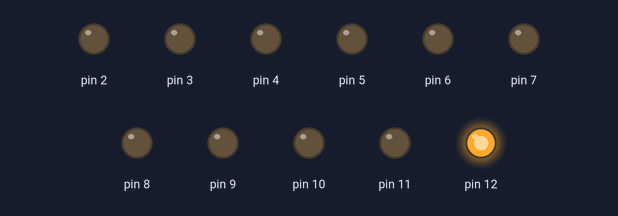
This sketch was run on a simulated Arduino Uno, built with avr-gcc and run on an emulated ATmega328P. Parts: output pins drawn as LEDs (lit = HIGH).

Above: at 0.1 s.
At 4.1 s:
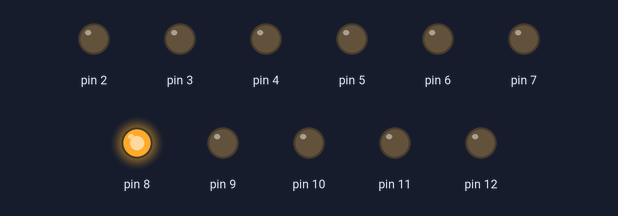
At 9.1 s:
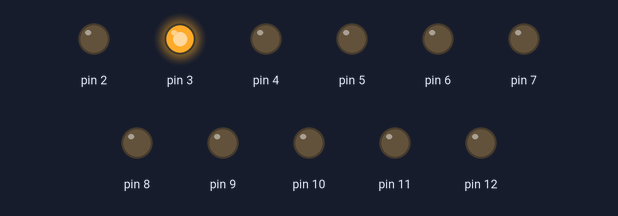
At 19.1 s:
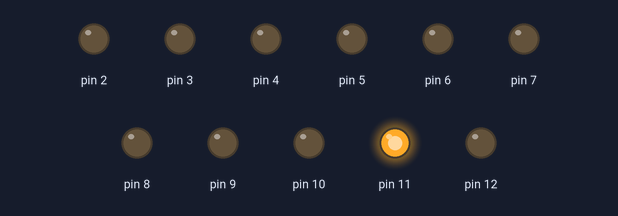
At 30.1 s:
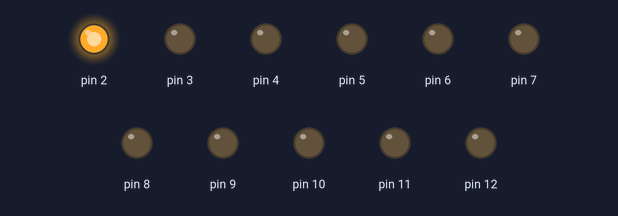
At 39.75 s:
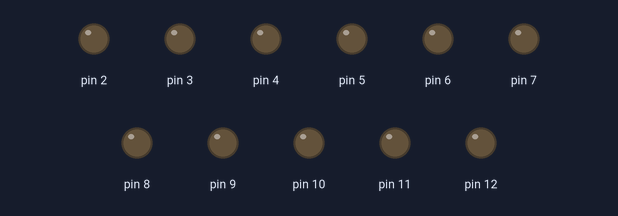
Timing chart, 0 to 40.0 s (numbered marks = the images above):
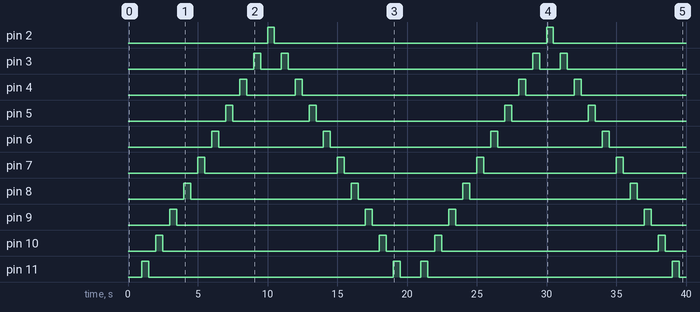

Measured:
- by itself, pin 2, pin 12: alternates HIGH for 0.50 s and LOW for 19.5 s
- by itself, pin 3: LOW → HIGH at 9.0 s, → LOW 0.50 s later, → HIGH 1.5 s later, → LOW 0.50 s later, … (8 changes in this stretch)
- by itself, pin 4: LOW → HIGH at 8.0 s, → LOW 0.50 s later, → HIGH 3.5 s later, → LOW 0.50 s later, … (8 changes in this stretch)
- by itself, pin 5: LOW → HIGH at 7.0 s, → LOW 0.50 s later, → HIGH 5.5 s later, → LOW 0.50 s later, … (8 changes in this stretch)
- by itself, pin 6: LOW → HIGH at 6.0 s, → LOW 0.50 s later, → HIGH 7.5 s later, → LOW 0.50 s later, … (8 changes in this stretch)
- by itself, pin 7: alternates HIGH for 0.50 s and LOW for 9.5 s
- by itself, pin 8: LOW → HIGH at 4.0 s, → LOW 0.50 s later, → HIGH 11.5 s later, → LOW 0.50 s later, … (8 changes in this stretch)
- by itself, pin 9: LOW → HIGH at 3.0 s, → LOW 0.50 s later, → HIGH 13.5 s later, → LOW 0.50 s later, … (8 changes in this stretch)

The sketch:

lab_exercise_1.1.ino
```cpp
// C++ code
//
int LED1 = 2;
int LED2 = 3;
int LED3 = 4;
int LED4 = 5;
int LED5 = 6;
int LED6 = 7;
int LED7 = 8;
int LED8 = 9;
int LED9 = 10;
int LED10 = 11;
int LED11 = 12;


void setup()
{
  pinMode(2, OUTPUT);
  pinMode(3, OUTPUT);
  pinMode(4, OUTPUT);
  pinMode(5, OUTPUT);
  pinMode(6, OUTPUT);
  pinMode(7, OUTPUT);
  pinMode(8, OUTPUT);
  pinMode(9, OUTPUT);
  pinMode(10, OUTPUT);
  pinMode(11, OUTPUT);
  pinMode(12, OUTPUT);

}

void loop()
{

  digitalWrite(12, HIGH);
  delay(500);
  digitalWrite(12, LOW);
  delay(500);
  digitalWrite(11, HIGH);
  delay(500);
  digitalWrite(11, LOW);
  delay(500);
  digitalWrite(10, HIGH);
  delay(500);
  digitalWrite(10, LOW);
  delay(500);
  digitalWrite(9, HIGH);
  delay(500);
  digitalWrite(9, LOW);
  delay(500);
  digitalWrite(8, HIGH);
  delay(500);
  digitalWrite(8, LOW);
  delay(500);
  digitalWrite(7, HIGH);
  delay(500);
  digitalWrite(7, LOW);
  delay(500);
  digitalWrite(6, HIGH);
  delay(500);
  digitalWrite(6, LOW);
  delay(500);
  digitalWrite(5, HIGH);
  delay(500);
  digitalWrite(5, LOW);
  delay(500);
  digitalWrite(4, HIGH);
  delay(500);
  digitalWrite(4, LOW);
  delay(500);
  digitalWrite(3, HIGH);
  delay(500);
  digitalWrite(3, LOW);
  delay(500);
  digitalWrite(2, HIGH);
  delay(500);
  digitalWrite(2, LOW);
  delay(500);

  digitalWrite(3, HIGH);
  delay(500);
  digitalWrite(3, LOW);
  delay(500);
  digitalWrite(4, HIGH);
  delay(500);
  digitalWrite(4, LOW);
  delay(500);
  digitalWrite(5, HIGH);
  delay(500);
  digitalWrite(5, LOW);
  delay(500);
  digitalWrite(6, HIGH);
  delay(500);
  digitalWrite(6, LOW);
  delay(500);
  digitalWrite(7, HIGH);
  delay(500);
  digitalWrite(7, LOW);
  delay(500);
  digitalWrite(8, HIGH);
  delay(500);
  digitalWrite(8, LOW);
  delay(500);
  digitalWrite(9, HIGH);
  delay(500);
  digitalWrite(9, LOW);
  delay(500);
  digitalWrite(10, HIGH);
  delay(500);
  digitalWrite(10, LOW);
  delay(500);
  digitalWrite(11, HIGH);
  delay(500);
  digitalWrite(11, LOW);
  delay(500);

}
```
